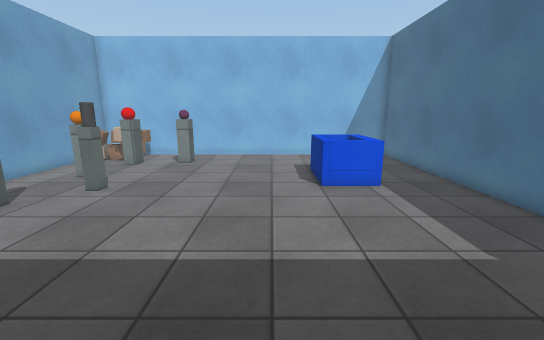
[1] (above)

12 first-person views from a walk through a 3-D level made in the Unity game engine. The camera is 1.5 m above the floor, tilts 12° down and sees 90° across. The floor is counted in squares, 0.5 m on a side. Each view is taken from the middle of a square. On the plan, view 1 faces up. The plan holds only what a view shows up to about 20 squares ahead; the rest is blank. The player is left out. Surface patterns are stand-ins for the level's own textures.

[2]
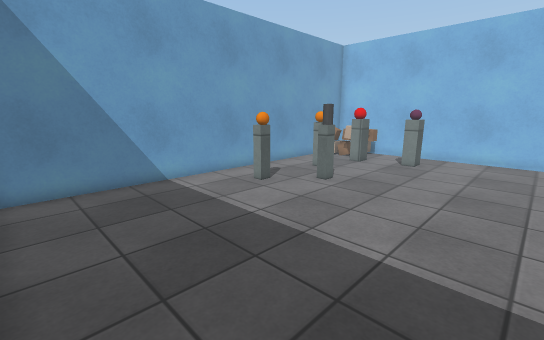

[3]
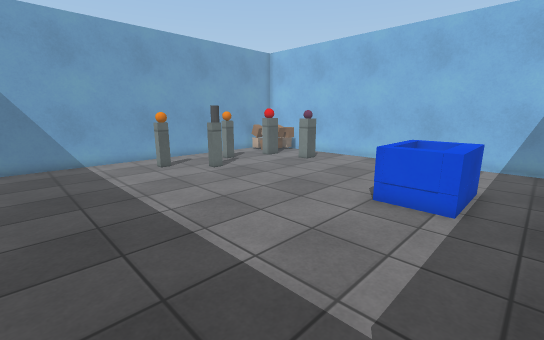

[4]
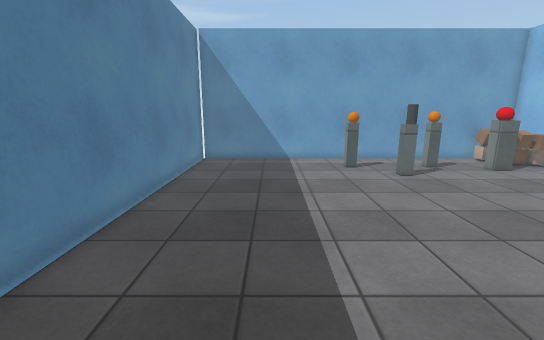

[5]
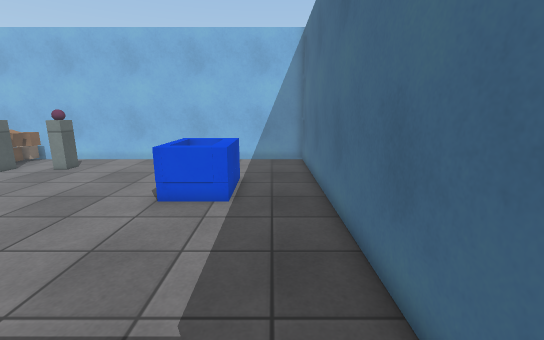

[6]
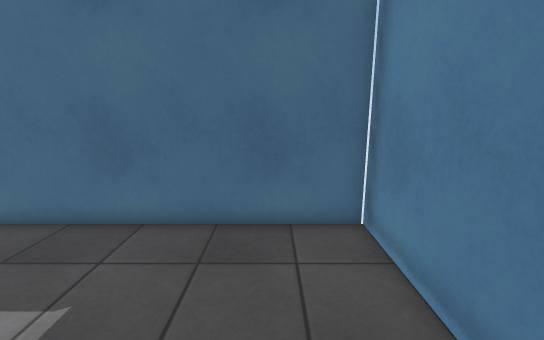

[7]
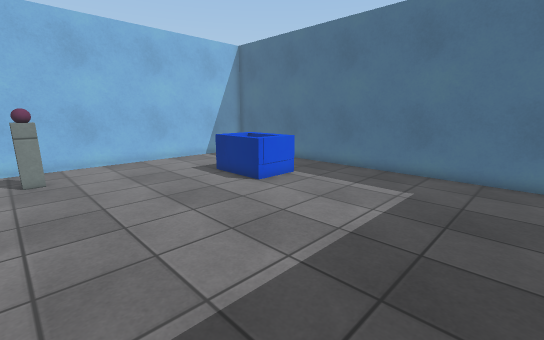

[8]
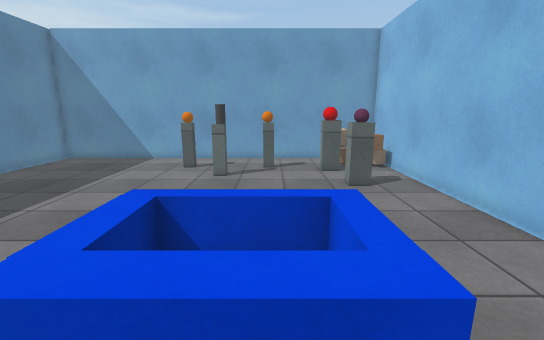

[9]
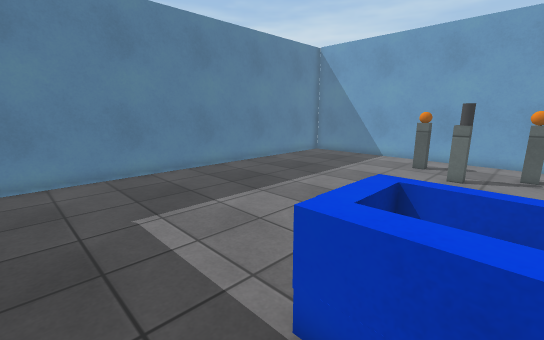

[10]
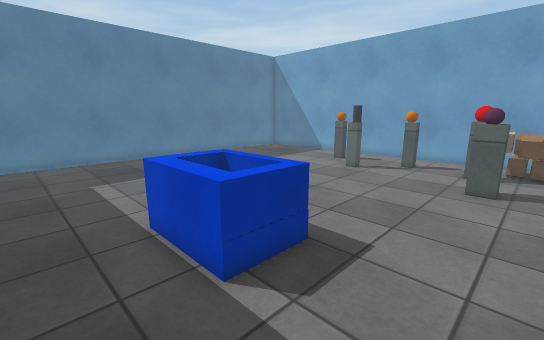

[11]
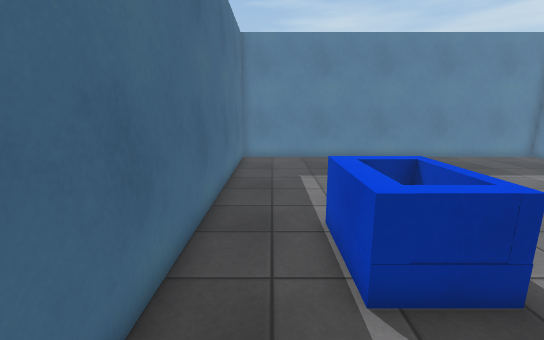

[12]
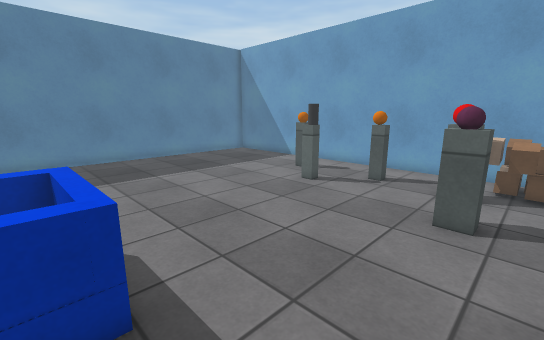

### Floor plan
Points are (right, up) in squares from view 1. A wall is a line through its corners. A room is listed if a view was taken in it or the views show most of it. See-through windows are left out.
Room 1 (views 1, 2, 3, 4, 5, 6, 7, 8, 9, 10, 11, 12)
walls: (-4.9, 16.6) (-4.9, 16.2) (-5.6, 16.2) (-5.6, 17.1); (8, -0.5) (8, 19.6) (-11.9, 19.6) (-11.9, -0.5); (-12.1, -0.6) (8.4, -0.6)
low walls: (2.5, 10.9) (2.1, 10.9) (2.1, 14.3) (4.5, 14.3) (4.5, 10.9) (3.5, 10.9); (3.9, 11.9) (3.9, 13.8) (2.4, 13.8) (2.4, 11.4)
objects: other object (-11, 17); other object (-9, 8) to (-9, 9); other object (-9, 13); other object (-9, 16) to (-8, 16); other object (-9, 17); other object (-9, 18); other object (-9, 19) to (-8, 19); other object (-7, 11); other object (-5, 17); other object (3, 11)

Where each view was taken, in squares from view 1:
view 1: 0 up, 0 right, facing up
view 2: 0 up, 0 right, facing up-left
view 3: 2 up, 6 right, facing up-left
view 4: 4 up, 6 right, facing left
view 5: 2 up, 6 right, facing up
view 6: 2 up, 1 right, facing right
view 7: 2 up, 6 left, facing up-right
view 8: 13 up, 6 right, facing left
view 9: 13 up, 7 right, facing down-left
view 10: 18 up, 7 right, facing down-left
view 11: 18 up, 6 right, facing down
view 12: 18 up, 3 right, facing down-left
